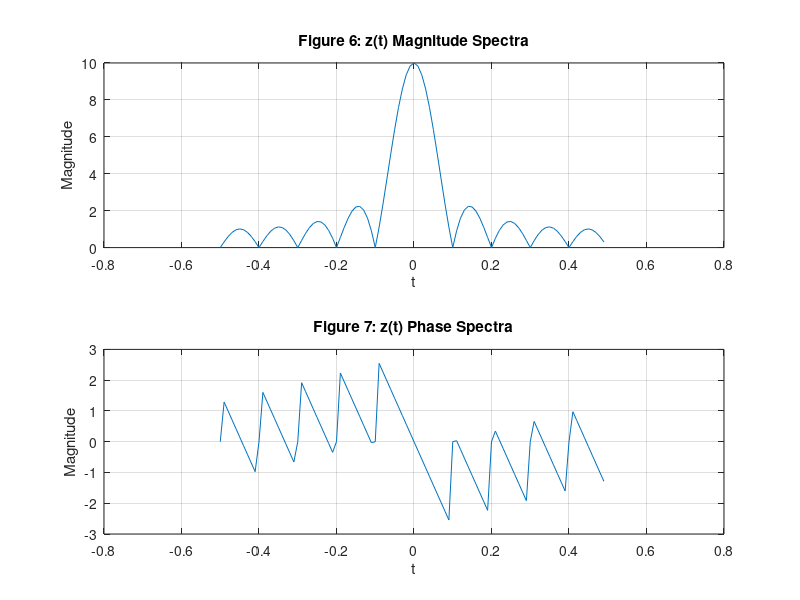

This figure's MATLAB source:
N = 100; PulseWidth = 10; %change between 5, 10, and 25 to check each FT
t = [0:1:(N-1)];
x = [ones(1,PulseWidth), zeros(1,N-PulseWidth)];
Xw = fft(x);
f = [-(N/2):1:(N/2)-1]*(1/N);
w = 2*pi*f;
figure(4);
subplot(2,1,1);
plot(f,fftshift(abs(Xw)));
grid on;
xlabel('t');
ylabel('Magnitude');
title('Figure 6: z(t) Magnitude Spectra');
subplot(2,1,2);
plot(f,fftshift(angle(Xw)));
grid on;
xlabel('t');
ylabel('Magnitude');
title('Figure 7: z(t) Phase Spectra');
